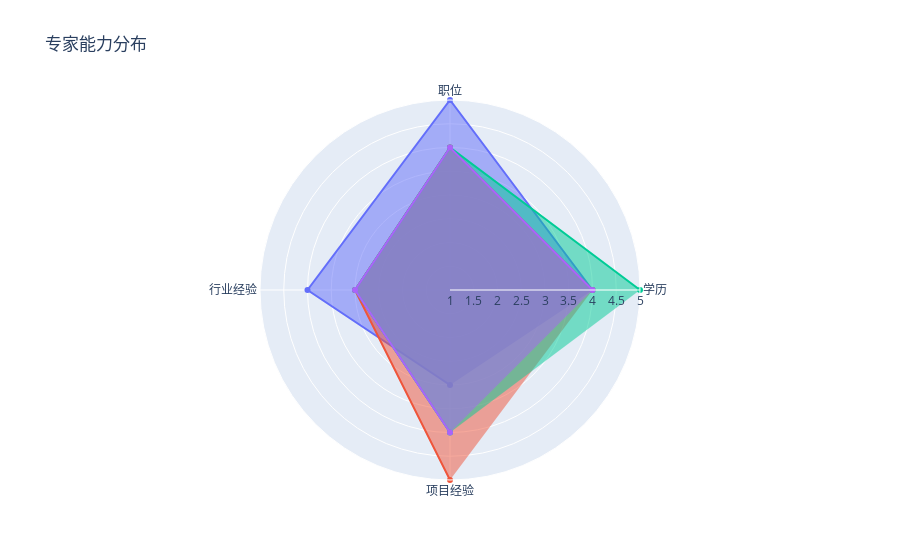

The notebook cell this image was saved under:
### Code cell
import plotly.graph_objects as go
fig = go.Figure()

for i in range(4):
    fig.add_trace(
                go.Scatterpolar(
                                r=df3.loc[1].values,
                                theta=df3.columns,
                                fill='toself',
                                name="expert-%s"%i,
                                showlegend=False,
                                )
                )

fig.update_layout(
    polar=dict(
        radialaxis=dict(
                        visible=True,
                        range=[1, 5]
                    )
            ),
    title="专家能力分布"
)

fig.show()

### Figure 1 — Plotly figure (JSON) as saved in the notebook; plotly's stock layout.template omitted (floating-point values rounded to 4 significant figures)
{"data": [{"fill": "toself", "name": "expert-0", "r": [4, 5, 4, 3], "showlegend": false, "theta": ["学历", "职位", "行业经验", "项目经验"], "type": "scatterpolar"}, {"fill": "toself", "name": "expert-1", "r": [4, 4, 3, 5], "showlegend": false, "theta": ["学历", "职位", "行业经验", "项目经验"], "type": "scatterpolar"}, {"fill": "toself", "name": "expert-2", "r": [5, 4, 3, 4], "showlegend": false, "theta": ["学历", "职位", "行业经验", "项目经验"], "type": "scatterpolar"}, {"fill": "toself", "name": "expert-3", "r": [4, 4, 3, 4], "showlegend": false, "theta": ["学历", "职位", "行业经验", "项目经验"], "type": "scatterpolar"}], "layout": {"polar": {"radialaxis": {"range": [1, 5], "visible": true}}, "title": {"text": "专家能力分布"}}}
